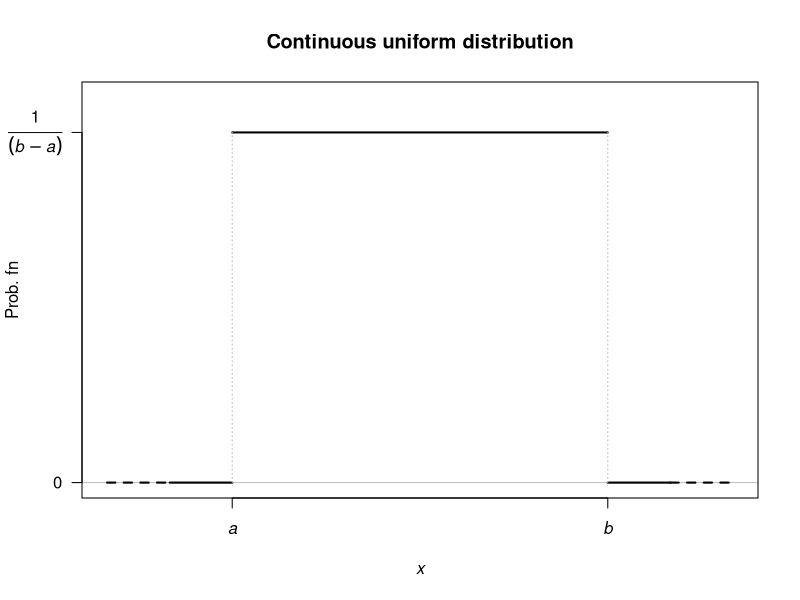
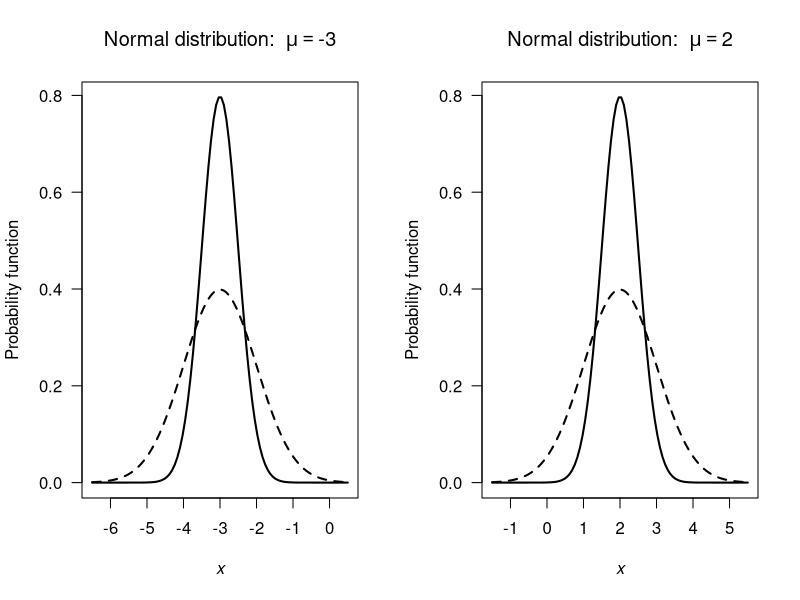

These figures' R source, in order: (Note: this script raises an error after producing the figures.)
## ---- chunk 1
plot( x = c(1, 7),
      y = c(0, 1),
      type = "n",
      ylim = c(0, 1.1),
      xlim = c(-1, 9),
      xlab = expression(italic(x)),
      ylab = "Prob. fn",
      axes = FALSE,
      main = "Continuous uniform distribution")
abline(h = 0,
       col = "grey")
lines(x = c(0, 1),
      y = c(0, 0),
      lwd = 2)
lines(x = c(-1, 0),
      y = c(0, 0),
      lwd = 2,
      lty = 2)
lines(x = c(7, 8),
      y = c(0, 0),
      lwd = 2)
lines(x = c(8, 9),
      y = c(0, 0),
      lwd = 2,
      lty = 2)

axis(side = 1,
     at = c(1, 7),
     labels = c(expression(italic(a)), 
                expression(italic(b)) ) )
axis(side = 2,
     at = c(0, 1),
     label = c(0,
               expression(frac(1, (italic(b) - italic(a))) ) ),
     las = 1)
box()

lines( x = c(1, 7),
       y = c(1, 1),
       lwd = 2)
lines( x = c(1, 1),
       y = c(0, 1),
       col = "grey",
       lty = 3)
lines( x = c(7, 7),
       y = c(0, 1),
       col = "grey",
       lty = 3)
## ---- chunk 2

par(mfrow = c(1, 2))

z <- seq(-3.5, 3.5,
         length = 100)

mu <- c(-3, 2)
sigma <- c(0.5, 1)

for (i in (1:2)){
   x <- mu[i] + z * max(sigma)
   muvalue <- mu[i]
   plot( x,
         dnorm(x, 
               mean = mu[i], 
               sd = sigma[1]),
         type = "l",
         xlab = expression(italic(x)),
         ylab = "Probability function",
         lwd = 2,
         las = 1,
         main = bquote("Normal distribution: " ~ mu == .(muvalue))
         )
   lines( x,
         dnorm(x, 
               mean = mu[i], 
               sd = sigma[2]),
         lty = 2,
         lwd = 2)
   
}
## ---- chunk 3

z <- seq(-3.5, 3.5,
         length = 100)
fz <- dnorm( z )

plot(fz ~ z,
     type = "l",
     lwd = 2,
     col = plotColour1,
     xlab = "z",
     ylab = "",
     axes = FALSE)
axis(side = 1,
     at = c(-1.96, 1.96))
polygon( x = c(-1.96, -1.96,
               z[ (z > -1.96) & (z < 1.96) ],
               1.96, 1.96),
         y = c(0, dnorm(-1.96),
               fz[ (z > -1.96) & (z < 1.96) ],
               dnorm(1.96), 0),
         col = plotColour)
box()

## ---- chunk 4

par( mfrow = c(1, 2))

mu <- 18.80
sigma <- sqrt(1.120)

z <- seq(-3.5, 3.5,
         length = 100)
x <- mu + z * sigma
  
fz <- dnorm( z )

plot(fz ~ x,
     type = "l",
     lwd = 2,
     las = 1,
     xlab = "Forearm lengths (cm)",
     ylab = "",
     main = "Normal distribution")
polygon( x = c(20.5, 20.5,
               x[ (x > 20.5) ],
               25, 25),
         y = c(0, dnorm(20.5, mean = mu, sd = sigma),
               fz[ (x > 20.5) ],
               dnorm(25, mean = mu, sd = sigma), 0),
         col = plotColour)
box()



plot(fz ~ z,
     type = "l",
     lwd = 2,
     las = 1,
     xlab = "Forearm lengths (cm)",
     ylab = "",
     main = "Standard normal distribution")
polygon( x = c(1.52, 1.52,
               z[ (z > 1.52) ],
               5, 5),
         y = c(0, dnorm(1.52),
               fz[ (z > 1.52) ],
               dnorm(5), 0),
         col = plotColour)
box()

## ---- chunk 5

par( mfrow = c(1, 2))

mu <- 18.80
sigma <- sqrt(1.120)

z <- seq(-3.5, 3.5,
         length = 100)
x <- mu + z * sigma
  
fz <- dnorm( z )

plot(fz ~ x,
     type = "l",
     lwd = 2,
     las = 1,
     xlab = "Forearm lengths (cm)",
     ylab = "",
     main = "Normal distribution")
polygon( x = c(10, 10,
               x[ (x < 17.6) ],
               17.6, 17.6),
         y = c(0, dnorm(10, mean = mu, sd = sigma),
               fz[ (x < 17.6) ],
               dnorm(17.6, mean = mu, sd = sigma), 0),
         col = plotColour)
box()
arrows( 18, 0.05,
       16.75, 0.025,
       length = 0.15)
text(18, 0.05,
     label = "Area: 15%",
     pos = 4)


plot(fz ~ z,
     type = "l",
     lwd = 2,
     las = 1,
     xlab = "Forearm lengths (cm)",
     ylab = "",
     main = "Standard normal distribution")
polygon( x = c(-4, -4,
               z[ (x < 17.6) ],
               -1.04, -1.04),
         y = c(0, dnorm(-5),
               fz[ (x < 17.6) ],
               dnorm(-1.04), 0),
         col = plotColour)
box()
arrows( 18, 0.05,
       16.75, 0.025,
       length = 0.15)
text(18, 0.05,
     label = "Area: 15%",
     pos = 4)
## ---- chunk 6
# Exact
ExactP <- sum( dbinom(x = 35:100,
                      size = 100,
                      prob = 0.30))
# Normal approx
NormalP <- 1 - pnorm(35, 
                     mean = 30,
                     sd = sqrt(21))
# Normal approx with continuity correction
ContCorrP <- 1 - pnorm(34.5, 
                       mean = 30,
                       sd = sqrt(21))
c("Exact:" = round(ExactP, 6), 
  "Normal approx:" = round(NormalP, 6),
  "With correction:" = round(ContCorrP, 6))
## ---- chunk 7
n <- 100
p <- 0.3

xx <- 33 : 37
pdf.binomial <- dbinom(x = xx,
                       size = n,
                       prob = p)


par( mfrow = c(1, 2))

barplot(pdf.binomial,
        space = 0, #Put bars together to make histogram
        las = 1,
        names = as.character(xx),
        col = "white",
        ylim = c(0, 0.08),
        main = "Without continuity correction",
        xlab = expression(italic(X)),
        ylab = "Prob. function")
# Now, this is plotted with x = 1, 2, 3, 4, 5... so make such normal pdf matches


xx.normal <- seq( min(xx) - 0.5, # Go to left of box
                  max(xx) + 1.0, # Go to right of box
                  by = 0.01)
pdf.normal <- dnorm(x = xx.normal,
                    mean = n * p,
                    sd = sqrt(n * p * (1 - p) ) )

# SO: 0.5 on the barplot is equivalent to 33 
# SO: 4.5 on the barplot is equivalent to 37
# NOTE: Diff as alway 32.5
x.normal.rescaled <- xx.normal - 32.5 # Rescale to barchart scale
shading <- (x.normal.rescaled > 2.4999)

lines( x =  x.normal.rescaled,
       y = pdf.normal,
       lwd = 2)
# Shade
polygon( x = c(2.5, 
               x.normal.rescaled[shading], 
               5.5),
         y = c(0, 
               pdf.normal[shading], 
               0),
         col = plotColour)





barplot(pdf.binomial,
        space = 0, #Put bars together to make histogram
        las = 1,
        names = as.character(xx),
        col = "white",
        ylim = c(0, 0.08),
        main = "With continuity correction",
        xlab = expression(italic(X)),
        ylab = "Prob. function")
# Now, this is plotted with x = 1, 2, 3, 4, 5... so make such normal pdf matches


xx.normal <- seq( min(xx) - 0.5, # Go to left of box
                  max(xx) + 1.0, # Go to right of box
                  by = 0.01)
pdf.normal <- dnorm(x = xx.normal,
                    mean = n * p,
                    sd = sqrt(n * p * (1 - p) ) )

# SO: 0.5 on the barplot is equivalent to 33 
# SO: 4.5 on the barplot is equivalent to 37
# NOTE: Diff as alway 32.5
x.normal.rescaled <- xx.normal - 32.5 # Rescale to barchart scale
shading <- (x.normal.rescaled > 1.9999)

lines( x =  x.normal.rescaled,
       y = pdf.normal,
       lwd = 2)
# Shade
polygon( x = c(2, 
               x.normal.rescaled[shading], 
               5.5),
         y = c(0, 
               pdf.normal[shading], 
               0),
         col = plotColour)


## ---- chunk 8
CCTable.caption <- "Some events and their probabilities for the die-rolling example, computed using the binomial distribution (exact) and the normal approximation using the continuity correction. The accuracy of the approximation is very good."

CCTable <- array( "",
                  dim = c(6, 5) )
colnames(CCTable) <- c("Event (binomial)",
                       "Prob (binomial)",
                       " ",  # Spacer
                       "Event (normal)",
                       "Prob (normal)")
CCTable[1, ] <- c("$\\Pr(X < 10)$",
                  "",
                  "",
                  "$\\Pr(Y < 9.5)$",
                  "")
CCTable[, 1] <- c("$\\Pr(X < 10)$",
                  "$\\Pr(X \\le 15)$",
                  "$\\Pr(X > 17)$",
                  "$\\Pr(X \\ge 21)$",
                  "$\\Pr(X = 16)$",
                  "$\\Pr(15 < X \\le 17)$")


if( knitr::is_latex_output() ) {
  knitr::kable(CCTable,
               format = "latex",
               booktabs = TRUE,
               align = "r",
               longtable = FALSE,                
               escape = FALSE,
               caption = CCTable.caption) %>%
    kable_styling(font_size = 10) %>%
    row_spec(0, bold = TRUE) 
}
if( knitr::is_html_output() ) {
  knitr::kable(CCTable,
               escape = TRUE,
               format = "html",
               booktabs = TRUE,
               align = "r",
               longtable = FALSE,                
               caption = CCTable.caption) %>%
    row_spec(0, bold = TRUE) 
}
## ---- chunk 9
x <- seq(0, 12,
         length = 100)

lambda <- c(0.5, 1, 2, 5)

for (i in (1:length(lambda))){
  lambdai <- lambda[i]
  if (i == 1) {
     plot(x = x,
          y = dexp(x,
                   rate = 1/lambda[i]),
          xlab = expression(italic(x)),
          ylab = "Probability function",
          col = plotColour1,
          lwd = 2,
          las = 1,
          ylim = c(0, 1.5),
          type = "l",
          main = "Exponential distributions")
  } else {
    lines(x = x,
          y = dexp(x,
                   rate = 1/lambda[i]),
          col = plotColour1,
          lty = i,
          lwd = 2)
  }
}

legend( "topright",
        lty = 1:4,
        lwd = 2,
        col = plotColour1,
        legend = c(bquote(lambda == 0.5),
                   bquote(lambda == 1),
                   bquote(lambda == 2),
                   bquote(lambda == 5))
        )
## ---- chunk 10
NP <- read.csv("Data/NervePulses.csv")

hist(NP$WaitTime,
     xlab = "Time between pulses (seconds)",
     ylab = "Density",
     main = "Nerve pulse wait times",
     col = "white",
     freq = FALSE,
     ylim = c(0, 4),
     las = 1,
     breaks = seq(0, 1.4, by = 0.1) )

beta <- mean(NP$WaitTime)
xx <- seq(0, 1.4, 
          by = 0.01)

lines( x = xx,
       y = dexp(xx, rate = 1/beta),
       lwd = 2,
       col = plotColour)


## ---- chunk 11

par( mfrow = c(2, 2))

alpha <- c(0.9, 1,
           2, 3)
beta <- c(0.5, 1, 2)

x <- seq(0, 10,
         length = 100)

for (i in (1:length(alpha))){
  alphai <- alpha[i]
  
  plot(x = x,
       y = dgamma(x,
                  shape = alphai,
                  scale = beta[1]),
       xlab = "x",
       ylab = "Prob. density",
       col = plotColour1,
       las = 1,
       lwd = 2,
       type = "l",
       main= paste("Gamma distributions\nwith alpha =", alphai))
  
  lines( x = x,
         y = dgamma(x,
                  shape = alphai,
                  scale = beta[2]),
         col = plotColour1,
         lty = 2,
         lwd = 2)
  lines( x = x,
         y = dgamma(x,
                  shape = alphai,
                  scale = beta[3]),
        col = plotColour1,
         lty = 3,
         lwd = 2)
  legend("topright",
         lwd = 2,
         lty = 1:3,
         col = plotColour1,
         legend = paste("beta = ", beta))
}
## ---- chunk 12
RainTable <- array(dim = c(9, 7))

RainTable[1, ] <- c("0--5", 1631, 1639, "",  "46--50", 18, 12)
RainTable[2, ] <- c("6--10", 115, 106, "", "51--60", 18, 20)
RainTable[3, ] <- c("11--15", 67, 62, "", "61--70", 13, 15)
RainTable[4, ] <- c("16--20", 42, 44, "", " 71--80", 13, 12)
RainTable[5, ] <- c("21--25", 27, 32, "", "81-90", 8, 9)
RainTable[6, ] <- c("26--30", 26, 26, "", "91--100", 8, 7)
RainTable[7, ] <- c("31--35", 19, 21, "", "101--125", 16, 12)
RainTable[8, ] <- c("36--40", 14, 17, "", "126--150", 7, 7)
RainTable[9, ] <- c("41--45", 12, 14, "", "151--425",  14, 13)



if( knitr::is_latex_output() ) {
  knitr::kable(RainTable,
               format = "latex",
               booktabs = TRUE,
               align = c("c", "r", "r", "c", "c", "r", "r"),
               col.names = c("Rainfall (mm)",
                             "Observed",
                             "Modelled",
                             " ",
                             "Rainfall (mm)",
                             "Observed",
                             "Modelled"),
               longtable = FALSE,                
               escape = FALSE,
               caption = "The gamma distribution used to model Sydney daily rainfall") %>%
    kable_styling(font_size = 10) %>%
    row_spec(0, bold = TRUE) 
}
if( knitr::is_html_output() ) {
  knitr::kable(RainTable,
               escape = TRUE,
               format = "html",
               booktabs = TRUE,
               align = c("c", "r", "r", "c", "c", "r", "r"),
               col.names = c("Rainfall (mm)",
                             "Observed",
                             "Modelled",
                             " ",
                             "Rainfall (mm)",
                             "Observed",
                             "Modelled"),
               longtable = FALSE,                
               caption = "The gamma distribution used to model Sydney daily rainfall") %>%
    row_spec(0, bold = TRUE) 
}

## ---- chunk 13
# Integrate
integrate(dgamma, # The gamma distribution prob. fn
          lower = 3,
          upper = Inf,  # "Inf" means "infinity"
          shape = 2,
          scale = 1)

# Directly
1 - pgamma(3,
           shape = 2,
           scale = 1)
## ---- chunk 14

par(mfrow = c(1, 2))

x <- seq(0, 1, 
         length = 100)

m <- c( 3, 4, 6)
n <- c(7, 4, 2)


plot( x = x,
      y = dbeta(x = x,
                shape1 = m[1],
                shape2 = n[1]),
      xlab = expression(italic(x)),
      ylab = "Probability function",
      lwd = 2,
      col = plotColour1,
      type = "l",
      las = 1,
      main = "Beta distributions")
lines( x = x,
       y = dbeta(x = x,
                 shape1 = m[2],
                 shape2 = n[2]),
       lwd = 2,
       col = plotColour1,
       lty = 2)
lines( x = x,
       y = dbeta(x = x,
                 shape1 = m[3],
                 shape2 = n[3]),
       col = plotColour1,
       lwd = 2,
       lty = 3)

# Now have a panel just for the legend!
plot( x = c(1, 5),
      y = c(1, 5),
      axes = FALSE,
      xlab = "",
      ylab = "",
      type = "n")

legend("center",
       lty = 1:3,
       lwd = 2,
       col = plotColour1,
       bty = "n",
       legend = c( paste("m =", m[1], "and n =", n[1]),
                   paste("m =", m[2], "and n =", n[2]),
                   paste("m =", m[3], "and n =", n[3]) )
)
